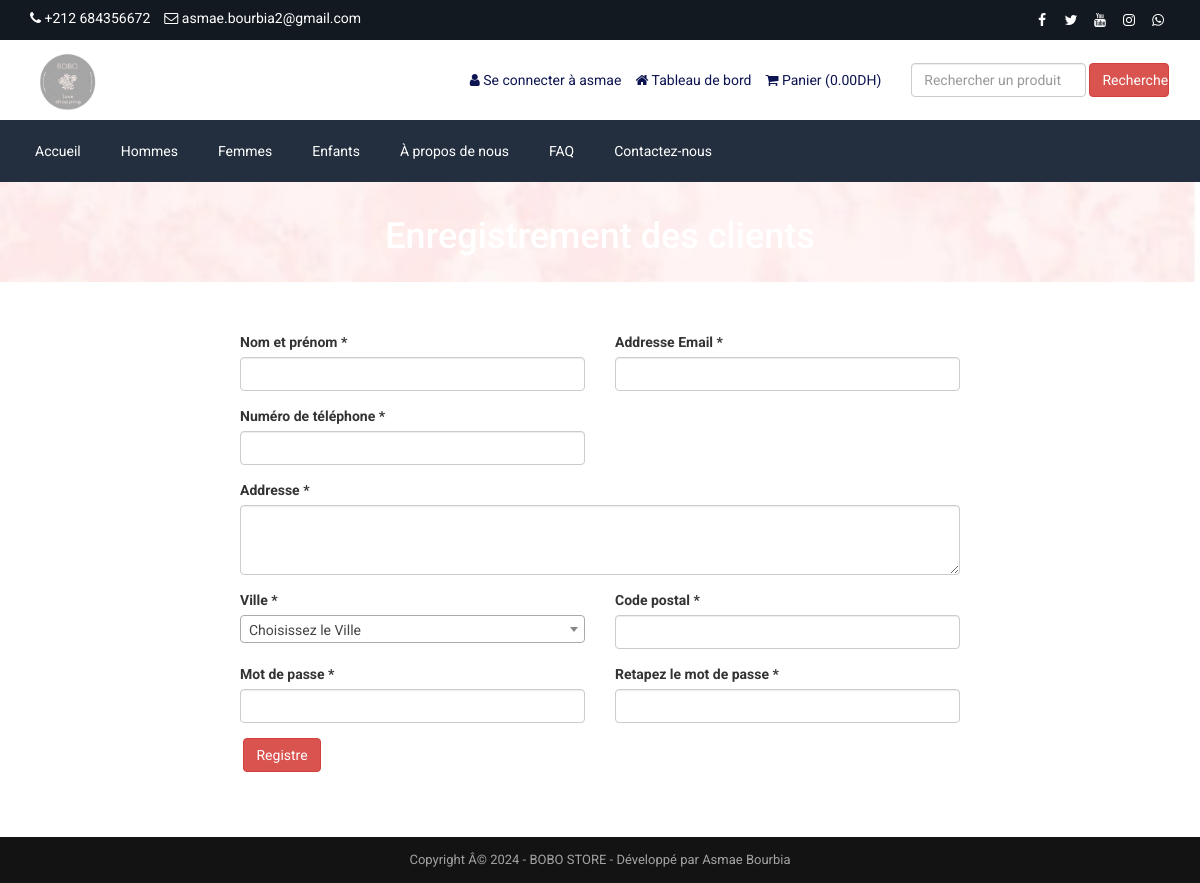
The app's page /registration.php (signed in) with its own data.
### tables this page shows
CREATE TABLE IF NOT EXISTS `tbl_settings` (
  `id` int NOT NULL AUTO_INCREMENT,
  `logo` varchar(255) NOT NULL,
  `favicon` varchar(255) NOT NULL,
  `footer_about` text NOT NULL,
  `footer_copyright` text NOT NULL,
  `contact_address` text NOT NULL,
  `contact_email` varchar(255) NOT NULL,
  `contact_phone` varchar(255) NOT NULL,
  `contact_fax` varchar(255) NOT NULL,
  `contact_map_iframe` text NOT NULL,
  `receive_email` varchar(255) NOT NULL,
  `receive_email_subject` varchar(255) NOT NULL,
  `receive_email_thank_you_message` text NOT NULL,
  `forget_password_message` text NOT NULL,
  `total_recent_post_footer` int NOT NULL,
  `total_popular_post_footer` int NOT NULL,
  `total_recent_post_sidebar` int NOT NULL,
  `total_popular_post_sidebar` int NOT NULL,
  `total_featured_product_home` int NOT NULL,
  `total_latest_product_home` int NOT NULL,
  `total_popular_product_home` int NOT NULL,
  `meta_title_home` text NOT NULL,
  `meta_keyword_home` text NOT NULL,
  `meta_description_home` text NOT NULL,
  `banner_login` varchar(255) NOT NULL,
  `banner_registration` varchar(255) NOT NULL,
  `banner_forget_password` varchar(255) NOT NULL,
  `banner_reset_password` varchar(255) NOT NULL,
  `banner_search` varchar(255) NOT NULL,
  `banner_cart` varchar(255) NOT NULL,
  `banner_checkout` varchar(255) NOT NULL,
  `banner_product_category` varchar(255) NOT NULL,
  `banner_blog` varchar(255) NOT NULL,
  `cta_title` varchar(255) NOT NULL,
  `cta_content` text NOT NULL,
  `cta_read_more_text` varchar(255) NOT NULL,
  `cta_read_more_url` varchar(255) NOT NULL,
  `cta_photo` varchar(255) NOT NULL,
  `featured_product_title` varchar(255) NOT NULL,
  `featured_product_subtitle` varchar(255) NOT NULL,
  `latest_product_title` varchar(255) NOT NULL,
  `latest_product_subtitle` varchar(255) NOT NULL,
  `popular_product_title` varchar(255) NOT NULL,
  `popular_product_subtitle` varchar(255) NOT NULL,
  `testimonial_title` varchar(255) NOT NULL,
  `testimonial_subtitle` varchar(255) NOT NULL,
  `testimonial_photo` varchar(255) NOT NULL,
  `blog_title` varchar(255) NOT NULL,
  `blog_subtitle` varchar(255) NOT NULL,
  `newsletter_text` text NOT NULL,
  `paypal_email` varchar(255) NOT NULL,
  `stripe_public_key` varchar(255) NOT NULL,
  `stripe_secret_key` varchar(255) NOT NULL,
  `bank_detail` text NOT NULL,
  `before_head` text NOT NULL,
  `after_body` text NOT NULL,
  `before_body` text NOT NULL,
  `home_service_on_off` int NOT NULL,
  `home_welcome_on_off` int NOT NULL,
  `home_featured_product_on_off` int NOT NULL,
  `home_latest_product_on_off` int NOT NULL,
  `home_popular_product_on_off` int NOT NULL,
  `home_testimonial_on_off` int NOT NULL,
  `home_blog_on_off` int NOT NULL,
  `newsletter_on_off` int NOT NULL,
  `ads_above_welcome_on_off` int NOT NULL,
  `ads_above_featured_product_on_off` int NOT NULL,
  `ads_above_latest_product_on_off` int NOT NULL,
  `ads_above_popular_product_on_off` int NOT NULL,
  `ads_above_testimonial_on_off` int NOT NULL,
  `ads_category_sidebar_on_off` int NOT NULL,
  PRIMARY KEY (`id`)
);

CREATE TABLE IF NOT EXISTS `tbl_social` (
  `social_id` int NOT NULL AUTO_INCREMENT,
  `social_name` varchar(30) NOT NULL,
  `social_url` varchar(255) NOT NULL,
  `social_icon` varchar(30) NOT NULL,
  PRIMARY KEY (`social_id`)
);

CREATE TABLE IF NOT EXISTS `tbl_top_category` (
  `tcat_id` int NOT NULL AUTO_INCREMENT,
  `tcat_name` varchar(255) NOT NULL,
  `show_on_menu` int NOT NULL,
  PRIMARY KEY (`tcat_id`)
);

CREATE TABLE IF NOT EXISTS `tbl_page` (
  `id` int NOT NULL AUTO_INCREMENT,
  `about_title` varchar(255) NOT NULL,
  `about_content` text NOT NULL,
  `about_banner` varchar(255) NOT NULL,
  `about_meta_title` varchar(255) NOT NULL,
  `about_meta_keyword` text NOT NULL,
  `about_meta_description` text NOT NULL,
  `faq_title` varchar(255) NOT NULL,
  `faq_banner` varchar(255) NOT NULL,
  `faq_meta_title` varchar(255) NOT NULL,
  `faq_meta_keyword` text NOT NULL,
  `faq_meta_description` text NOT NULL,
  `blog_title` varchar(255) NOT NULL,
  `blog_banner` varchar(255) NOT NULL,
  `blog_meta_title` varchar(255) NOT NULL,
  `blog_meta_keyword` text NOT NULL,
  `blog_meta_description` text NOT NULL,
  `contact_title` varchar(255) NOT NULL,
  `contact_banner` varchar(255) NOT NULL,
  `contact_meta_title` varchar(255) NOT NULL,
  `contact_meta_keyword` text NOT NULL,
  `contact_meta_description` text NOT NULL,
  `pgallery_title` varchar(255) NOT NULL,
  `pgallery_banner` varchar(255) NOT NULL,
  `pgallery_meta_title` varchar(255) NOT NULL,
  `pgallery_meta_keyword` text NOT NULL,
  `pgallery_meta_description` text NOT NULL,
  `vgallery_title` varchar(255) NOT NULL,
  `vgallery_banner` varchar(255) NOT NULL,
  `vgallery_meta_title` varchar(255) NOT NULL,
  `vgallery_meta_keyword` text NOT NULL,
  `vgallery_meta_description` text NOT NULL,
  PRIMARY KEY (`id`)
);

### registration.php (the view, shortened to what this page needs)
<?php require_once('header.php'); ?>
<?php
$statement = $pdo->prepare("SELECT * FROM tbl_settings WHERE id=1");
$statement->execute();
$result = $statement->fetchAll(PDO::FETCH_ASSOC);
foreach ($result as $row) {
    $banner_registration = $row['banner_registration'];
}
?>
<div class="page-banner" style="background-color:#444;background-image: url(assets/uploads/<?php echo $banner_registration; ?>);">
    <div class="inner">
        <h1><?php echo LANG_VALUE_16; ?></h1>
    </div>
</div>
<div class="page">
    <div class="container">
        <div class="row">
            <div class="col-md-12">
                <div class="user-content">
                    <form action="" method="post">
                        <div class="row">
                            <div class="col-md-2"></div>
                            <div class="col-md-8">
                                <div class="col-md-6 form-group">
                                    <label for=""><?php echo LANG_VALUE_102; ?> *</label>
                                    <input type="text" class="form-control" name="cust_name" value="<?php if(isset($_POST['cust_name'])){echo $_POST['cust_name'];} ?>">
                                </div>
                                <div class="col-md-6 form-group">
                                    <label for=""><?php echo LANG_VALUE_94; ?> *</label>
                                    <input type="email" class="form-control" name="cust_email" value="<?php if(isset($_POST['cust_email'])){echo $_POST['cust_email'];} ?>">
                                </div>
                                <div class="col-md-6 form-group">
                                    <label for=""><?php echo LANG_VALUE_104; ?> *</label>
                                    <input type="text" class="form-control" name="cust_phone" value="<?php if(isset($_POST['cust_phone'])){echo $_POST['cust_phone'];} ?>">
                                </div>
                                <div class="col-md-12 form-group">
                                    <label for=""><?php echo LANG_VALUE_105; ?> *</label>
                                    <textarea name="cust_address" class="form-control" cols="30" rows="10" style="height:70px;"><?php if(isset($_POST['cust_address'])){echo $_POST['cust_address'];} ?></textarea>
                                </div>
                                <div class="col-md-6 form-group">
                                    <label for=""><?php echo "Ville"; ?> *</label>
                                </div>
                                <div class="col-md-6 form-group">
                                    <label for=""><?php echo LANG_VALUE_109; ?> *</label>
                                    <input type="text" class="form-control" name="cust_zip" value="<?php if(isset($_POST['cust_zip'])){echo $_POST['cust_zip'];} ?>">
                                </div>
                                <div class="col-md-6 form-group">
                                    <label for=""><?php echo LANG_VALUE_96; ?> *</label>
                                    <input type="password" class="form-control" name="cust_password">
                                </div>
                                <div class="col-md-6 form-group">
                                    <label for=""><?php echo LANG_VALUE_98; ?> *</label>
                                    <input type="password" class="form-control" name="cust_re_password">
                                </div>
                                <div class="col-md-6 form-group">
                                    <input type="submit" class="btn btn-danger" value="<?php echo LANG_VALUE_15; ?>" name="form1">
                                </div>
                            </div>
                        </div>
                    </form>
                </div>
            </div>
        </div>
    </div>
</div>
<?php require_once('footer.php'); ?>

### header.php (shortened to what this page needs)
<?php
include("admin/inc/config.php");
$statement = $pdo->prepare("SELECT * FROM tbl_settings WHERE id=1");
$statement->execute();
$result = $statement->fetchAll(PDO::FETCH_ASSOC);
foreach ($result as $row)
{
	$logo = $row['logo'];
	$contact_email = $row['contact_email'];
	$contact_phone = $row['contact_phone'];
}
?>
<!DOCTYPE html>
<html lang="en">
<head>
	<link rel="stylesheet" href="assets/css/bootstrap.min.css">
	<link rel="stylesheet" href="assets/css/font-awesome.min.css">
	<link rel="stylesheet" href="assets/css/owl.carousel.min.css">
	<link rel="stylesheet" href="assets/css/owl.theme.default.min.css">
	<link rel="stylesheet" href="assets/css/jquery.bxslider.min.css">
    <link rel="stylesheet" href="assets/css/magnific-popup.css">
    <link rel="stylesheet" href="assets/css/rating.css">
	<link rel="stylesheet" href="assets/css/spacing.css">
	<link rel="stylesheet" href="assets/css/bootstrap-touch-slider.css">
	<link rel="stylesheet" href="assets/css/animate.min.css">
	<link rel="stylesheet" href="assets/css/tree-menu.css">
	<link rel="stylesheet" href="assets/css/select2.min.css">
	<link rel="stylesheet" href="assets/css/main.css">
	<link rel="stylesheet" href="assets/css/responsive.css">
	<?php
	$statement = $pdo->prepare("SELECT * FROM tbl_page WHERE id=1");
	$statement->execute();
	$result = $statement->fetchAll(PDO::FETCH_ASSOC);
		?>
</head>
<body>
<div class="top">
	<div class="container">
		<div class="row">
			<div class="col-md-6 col-sm-6 col-xs-12">
				<div class="left">
					<ul>
						<li><i class="fa fa-phone"></i> <?php echo $contact_phone; ?></li>
						<li><i class="fa fa-envelope-o"></i> <?php echo $contact_email; ?></li>
					</ul>
				</div>
			</div>
			<div class="col-md-6 col-sm-6 col-xs-12">
				<div class="right">
					<ul>
						<?php
						$statement = $pdo->prepare("SELECT * FROM tbl_social");
						$statement->execute();
						$result = $statement->fetchAll(PDO::FETCH_ASSOC);
						foreach ($result as $row) {
							?>
							<?php if($row['social_url'] != ''): ?>
							<li><a href="<?php echo $row['social_url']; ?>"><i class="<?php echo $row['social_icon']; ?>"></i></a></li>
							<?php endif; ?>
							<?php
						}
						?>
					</ul>
				</div>
			</div>
		</div>
	</div>
</div>
<div class="header">
	<div class="container">
		<div class="row inner">
			<div class="col-md-4 logo">
				<a href="index.php"><img src="assets/uploads/<?php echo $logo; ?>" alt="logo image"></a>
			</div>
			<div class="col-md-5 right">
				<ul>
				<?php
					if(isset($_SESSION['customer'])) {
						?>
						<li><i class="fa fa-user"></i> <?php echo LANG_VALUE_13; ?> <?php echo $_SESSION['customer']['cust_name']; ?></li>
						<li><a href="dashboard.php"><i class="fa fa-home"></i> <?php echo LANG_VALUE_89; ?></a></li>
						<?php
					} else {
						?>
						<li><a href="login.php"><i class="fa fa-sign-in"></i> <?php echo LANG_VALUE_9; ?></a></li>
						<li><a href="registration.php"><i class="fa fa-user-plus"></i> <?php echo LANG_VALUE_15; ?></a></li>
						<?php
					}
					?>
					<li><a href="cart.php"><i class="fa fa-shopping-cart"></i> <?php echo LANG_VALUE_18; ?> (<?php
					if(isset($_SESSION['cart_p_id'])) {
						$table_total_price = 0;
						$i=0;
	                    foreach($_SESSION['cart_p_qty'] as $key => $value)
	                    {
	                        $i++;
	                        $arr_cart_p_qty[$i] = $value;
	                    }                    $i=0;
	                    foreach($_SESSION['cart_p_current_price'] as $key => $value)
	                    {
	                        $i++;
	                        $arr_cart_p_current_price[$i] = $value;
	                    }
	                    for($i=1;$i<=count($arr_cart_p_qty);$i++) {
	                    	$row_total_price = $arr_cart_p_current_price[$i]*$arr_cart_p_qty[$i];
	                        $table_total_price = $table_total_price + $row_total_price;
	                    }
						echo $table_total_price;
					} else {
						echo '0.00';
					}
					?><?php echo LANG_VALUE_1; ?>)</a></li>
				</ul>
			</div>
			<div class="col-md-3 search-area">
				<form class="navbar-form navbar-left" role="search" action="search-result.php" method="get">
					<div class="form-group">
						<input type="text" class="form-control search-top" placeholder="<?php echo LANG_VALUE_2; ?>" name="search_text">
					</div>
					<button type="submit" class="btn btn-danger"><?php echo LANG_VALUE_3; ?></button>
				</form>
			</div>
		</div>
	</div>
</div>
<div class="nav">
	<div class="container">
		<div class="row">
			<div class="col-md-12 pl_0 pr_0">
				<div class="menu-container">
					<div class="menu">
						<ul>
							<li><a href="index.php">Accueil</a></li>
							<?php
							$statement = $pdo->prepare("SELECT * FROM tbl_top_category WHERE show_on_menu=1");
							$statement->execute();
							$result = $statement->fetchAll(PDO::FETCH_ASSOC);
							foreach ($result as $row) {
								?>
								<li><a href="product-category.php?id=<?php echo $row['tcat_id']; ?>&type=top-category"><?php echo $row['tcat_name']; ?></a>
								</li>
								<?php
							}
							?>
							<?php
							$statement = $pdo->prepare("SELECT * FROM tbl_page WHERE id=1");
							$statement->execute();
							$result = $statement->fetchAll(PDO::FETCH_ASSOC);
							foreach ($result as $row) {
								$about_title = $row['about_title'];
								$faq_title = $row['faq_title'];
								$contact_title = $row['contact_title'];
							}
							?>
							<li><a href="about.php"><?php echo $about_title; ?></a></li>
							<li><a href="faq.php"><?php echo $faq_title; ?></a></li>
							<li><a href="contact.php"><?php echo $contact_title; ?></a></li>
						</ul>
					</div>
				</div>
			</div>
		</div>
	</div>
</div>

### footer.php (shortened to what this page needs)
<?php
$statement = $pdo->prepare("SELECT * FROM tbl_settings WHERE id=1");
$statement->execute();
$result = $statement->fetchAll(PDO::FETCH_ASSOC);
foreach ($result as $row)
{
	$footer_copyright = $row['footer_copyright'];
}
?>
<div class="footer-bottom">
	<div class="container">
		<div class="row">
			<div class="col-md-12 copyright">
				<?php echo $footer_copyright; ?>
			</div>
		</div>
	</div>
</div>
</body>
</html>

### records on screen
tbl_settings: contact_phone "+212 684356672", contact_email "asmae.bourbia2@gmail.com", logo (picture), banner_registration (picture), footer_copyright "Copyright Â© 2024 - BOBO STORE - Développé par Asmae Bourbia"
tbl_top_category: tcat_name "Hommes"
tbl_top_category: tcat_name "Femmes"
tbl_top_category: tcat_name "Enfants"
tbl_page: about_title "À propos de nous", faq_title "FAQ", contact_title "Contactez-nous"

### other values on screen
LANG_VALUE_13 "Se connecter à"
$_SESSION['customer']['cust_name'] "asmae"
LANG_VALUE_89 "Tableau de bord"
LANG_VALUE_18 "Panier"
LANG_VALUE_1 "DH"
LANG_VALUE_3 "Recherche"
LANG_VALUE_102 "Nom et prénom"
LANG_VALUE_94 "Addresse Email"
LANG_VALUE_104 "Numéro de téléphone"
LANG_VALUE_105 "Addresse"
LANG_VALUE_109 "Code postal"
LANG_VALUE_96 "Mot de passe"
LANG_VALUE_98 "Retapez le mot de passe"
